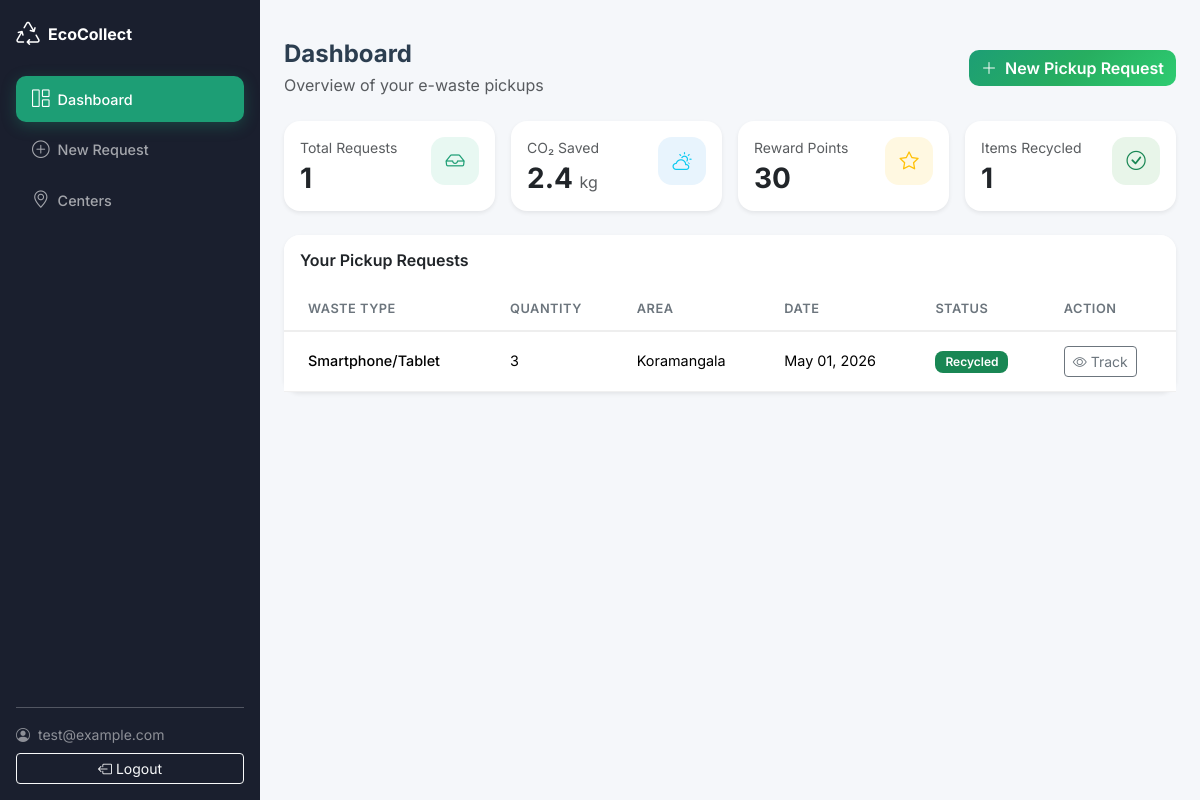
The app's page /dashboard (signed in) with its own data.
### models.py (models this page shows, shortened)
class User(UserMixin, db.Model):
    __tablename__ = 'users'
    id = db.Column(db.Integer, primary_key=True)
    email = db.Column(db.String(150), unique=True, nullable=False)
    password_hash = db.Column(db.String(256), nullable=False)
    created_at = db.Column(db.DateTime, default=datetime.utcnow)
    requests = db.relationship('Request', backref='user', lazy=True)

class Request(db.Model):
    __tablename__ = 'requests'
    id = db.Column(db.Integer, primary_key=True)
    user_id = db.Column(db.Integer, db.ForeignKey('users.id'), nullable=False)
    waste_type = db.Column(db.String(50), nullable=False)
    quantity = db.Column(db.Integer, nullable=False)
    area = db.Column(db.String(200), nullable=False)
    pickup_date = db.Column(db.Date, nullable=False)
    time_slot = db.Column(db.String(50), nullable=False)
    notes = db.Column(db.Text, nullable=True)
    status = db.Column(db.String(30), default='Pending')
    submitted_at = db.Column(db.DateTime, default=datetime.utcnow)
    assigned_center = db.Column(db.String(150), default='EcoCollect Central Hub')

### app.py (the view)
@app.route('/dashboard')
@login_required
def dashboard():
    user_requests = Request.query.filter_by(user_id=current_user.id)\
        .order_by(Request.submitted_at.desc()).all()
    total = len(user_requests)
    total_qty = sum(r.quantity for r in user_requests)
    co2 = round(total_qty * 0.8, 1)
    recycled = sum(1 for r in user_requests if r.status == 'Recycled')
    points = total_qty * 10
    return render_template('dashboard.html',
                           requests=user_requests,
                           total=total,
                           co2=co2,
                           recycled=recycled,
                           points=points)

### app.py (called while the page is built)
@login_manager.user_loader
def load_user(user_id):
    return User.query.get(int(user_id))

### templates/dashboard.html (shortened to what this page needs)
{% extends "base.html" %}
{% block body %}
<div class="d-flex">
    <nav class="sidebar d-flex flex-column p-3">
        <a class="navbar-brand fw-bold text-white mb-4 d-flex align-items-center" href="{{ url_for('index') }}">
            <i class="bi bi-recycle me-2 fs-4"></i>
            <span>EcoCollect</span>
        </a>
        <ul class="nav flex-column gap-1">
            <li class="nav-item">
                <a class="nav-link active" href="{{ url_for('dashboard') }}">
                    <i class="bi bi-grid-1x2 me-2"></i>Dashboard
                </a>
            </li>
            <li class="nav-item">
                <a class="nav-link" href="{{ url_for('new_request') }}">
                    <i class="bi bi-plus-circle me-2"></i>New Request
                </a>
            </li>
            <li class="nav-item">
                <a class="nav-link" href="{{ url_for('centers') }}">
                    <i class="bi bi-geo-alt me-2"></i>Centers
                </a>
            </li>
        </ul>
        <div class="mt-auto">
            <hr class="border-light opacity-25">
            <div class="d-flex align-items-center text-white-50 small mb-2">
                <i class="bi bi-person-circle me-2"></i>
                <span class="text-truncate">{{ current_user.email }}</span>
            </div>
            <a href="{{ url_for('logout') }}" class="btn btn-outline-light btn-sm w-100">
                <i class="bi bi-box-arrow-left me-1"></i>Logout
            </a>
        </div>
    </nav>
    <main class="main-content flex-grow-1">
        <div class="px-4 pt-3">
        </div>
        <div class="p-4">
            <div class="d-flex justify-content-between align-items-center mb-4">
                <div>
                    <h4 class="fw-bold mb-1">Dashboard</h4>
                    <p class="text-muted mb-0">Overview of your e-waste pickups</p>
                </div>
                <a href="{{ url_for('new_request') }}" class="btn btn-eco">
                    <i class="bi bi-plus-lg me-2"></i>New Pickup Request
                </a>
            </div>
            <div class="row g-3 mb-4">
                <div class="col-sm-6 col-lg-3">
                    <div class="card stat-card border-0 shadow-sm h-100">
                        <div class="card-body">
                            <div class="d-flex justify-content-between align-items-start">
                                <div>
                                    <p class="text-muted small mb-1">Total Requests</p>
                                    <h3 class="fw-bold mb-0">{{ total }}</h3>
                                </div>
                                <div class="stat-icon bg-eco-light">
                                    <i class="bi bi-inbox text-eco"></i>
                                </div>
                            </div>
                        </div>
                    </div>
                </div>
                <div class="col-sm-6 col-lg-3">
                    <div class="card stat-card border-0 shadow-sm h-100">
                        <div class="card-body">
                            <div class="d-flex justify-content-between align-items-start">
                                <div>
                                    <p class="text-muted small mb-1">CO₂ Saved</p>
                                    <h3 class="fw-bold mb-0">{{ co2 }} <small class="fs-6 fw-normal text-muted">kg</small></h3>
                                </div>
                                <div class="stat-icon bg-info-light">
                                    <i class="bi bi-cloud-sun text-info"></i>
                                </div>
                            </div>
                        </div>
                    </div>
                </div>
                <div class="col-sm-6 col-lg-3">
                    <div class="card stat-card border-0 shadow-sm h-100">
                        <div class="card-body">
                            <div class="d-flex justify-content-between align-items-start">
                                <div>
                                    <p class="text-muted small mb-1">Reward Points</p>
                                    <h3 class="fw-bold mb-0">{{ points }}</h3>
                                </div>
                                <div class="stat-icon bg-warning-light">
                                    <i class="bi bi-star text-warning"></i>
                                </div>
                            </div>
                        </div>
                    </div>
                </div>
                <div class="col-sm-6 col-lg-3">
                    <div class="card stat-card border-0 shadow-sm h-100">
                        <div class="card-body">
                            <div class="d-flex justify-content-between align-items-start">
                                <div>
                                    <p class="text-muted small mb-1">Items Recycled</p>
                                    <h3 class="fw-bold mb-0">{{ recycled }}</h3>
                                </div>
                                <div class="stat-icon bg-success-light">
                                    <i class="bi bi-check-circle text-success"></i>
                                </div>
                            </div>
                        </div>
                    </div>
                </div>
            </div>
            <div class="card border-0 shadow-sm">
                <div class="card-header bg-white border-0 py-3">
                    <h6 class="fw-semibold mb-0">Your Pickup Requests</h6>
                </div>
                <div class="card-body p-0">
                    {% if requests|length > 0 %}
                    <div class="table-responsive">
                        <table class="table table-hover align-middle mb-0">
                            <thead class="bg-light">
                                <tr>
                                    <th class="ps-4">Waste Type</th>
                                    <th>Quantity</th>
                                    <th>Area</th>
                                    <th>Date</th>
                                    <th>Status</th>
                                    <th>Action</th>
                                </tr>
                            </thead>
                            <tbody>
                                {% for req in requests %}
                                <tr>
                                    <td class="ps-4 fw-medium">{{ req.waste_type }}</td>
                                    <td>{{ req.quantity }}</td>
                                    <td>{{ req.area }}</td>
                                    <td>{{ req.pickup_date.strftime('%b %d, %Y') }}</td>
                                    <td>
                                        {% if req.status == 'Pending' %}
                                        <span class="badge bg-warning text-dark">Pending</span>
                                        {% elif req.status == 'Collected' %}
                                        <span class="badge bg-primary">Collected</span>
                                        {% elif req.status == 'Processing' %}
                                        <span class="badge bg-secondary">Processing</span>
                                        {% elif req.status == 'Recycled' %}
                                        <span class="badge bg-success">Recycled</span>
                                        {% endif %}
                                    </td>
                                    <td>
                                        <a href="{{ url_for('track', request_id=req.id) }}" class="btn btn-sm btn-outline-secondary">
                                            <i class="bi bi-eye me-1"></i>Track
                                        </a>
                                    </td>
                                </tr>
                                {% endfor %}
                            </tbody>
                        </table>
                    </div>
                    {% endif %}
                </div>
            </div>
        </div>
    </main>
</div>
{% endblock %}

### static/style.css (style rules this page uses)
:root { --eco-primary: #1D9E75; --eco-primary-dark: #178a66; --eco-primary-light: #e8f8f2; --eco-gradient: linear-gradient(135deg, #1D9E75 0%, #27ae60 50%, #2ecc71 100%); --sidebar-width: 260px; --sidebar-bg: #1a1f2e; --body-bg: #f5f7fa; --card-radius: 16px; --transition: all 0.3s cubic-bezier(0.4, 0, 0.2, 1); }
* { box-sizing: border-box; }
body { font-family: 'Inter', -apple-system, BlinkMacSystemFont, sans-serif; background: var(--body-bg); color: #2c3e50; min-height: 100vh; display: flex; flex-direction: column; }
.text-eco { color: var(--eco-primary) !important; }
.btn-eco { background: var(--eco-gradient); border: none; color: #fff; font-weight: 600; border-radius: 10px; transition: var(--transition); position: relative; overflow: hidden; }
.btn-eco::before { content: ''; position: absolute; top: 0; left: -100%; width: 100%; height: 100%; background: linear-gradient(90deg, transparent, rgba(255,255,255,0.2), transparent); transition: left 0.5s; }
.sidebar { width: var(--sidebar-width); min-height: 100vh; background: var(--sidebar-bg); position: fixed; top: 0; left: 0; z-index: 1000; overflow-y: auto; }
.sidebar .nav-link { color: rgba(255,255,255,0.6); font-weight: 500; padding: 10px 16px; border-radius: 10px; transition: var(--transition); font-size: 0.9rem; }
.sidebar .nav-link.active { color: #fff; background: var(--eco-primary); box-shadow: 0 4px 15px rgba(29,158,117,0.3); }
.sidebar .nav-link i { font-size: 1.1rem; }
.main-content { margin-left: var(--sidebar-width); min-height: 100vh; background: var(--body-bg); }
.stat-card { border-radius: var(--card-radius) !important; transition: var(--transition); }
.stat-icon { width: 48px; height: 48px; border-radius: 14px; display: flex; align-items: center; justify-content: center; font-size: 1.2rem; }
.bg-eco-light { background: var(--eco-primary-light) !important; }
.bg-info-light { background: #e8f4fd !important; }
.bg-warning-light { background: #fff8e1 !important; }
.bg-success-light { background: #e8f5e9 !important; }
.card { border-radius: var(--card-radius) !important; }
.card-header { border-radius: var(--card-radius) var(--card-radius) 0 0 !important; }
.table { font-size: 0.9rem; }
.table th { font-weight: 600; font-size: 0.8rem; text-transform: uppercase; letter-spacing: 0.5px; color: #6c757d; border-bottom: 2px solid #eee; padding: 12px 16px; }
.table td { padding: 14px 16px; border-bottom: 1px solid #f0f0f0; vertical-align: middle; }
.badge { font-weight: 600; font-size: 0.75rem; padding: 5px 10px; border-radius: 8px; }

### records on screen
User: email "test@example.com"
Request: waste_type "Smartphone/Tablet", quantity "3", area "Koramangala", pickup_date "May 01, 2026", status "Recycled"

### other values on screen
{{ total }} "1"
{{ co2 }} "2.4"
{{ points }} "30"
{{ recycled }} "1"
